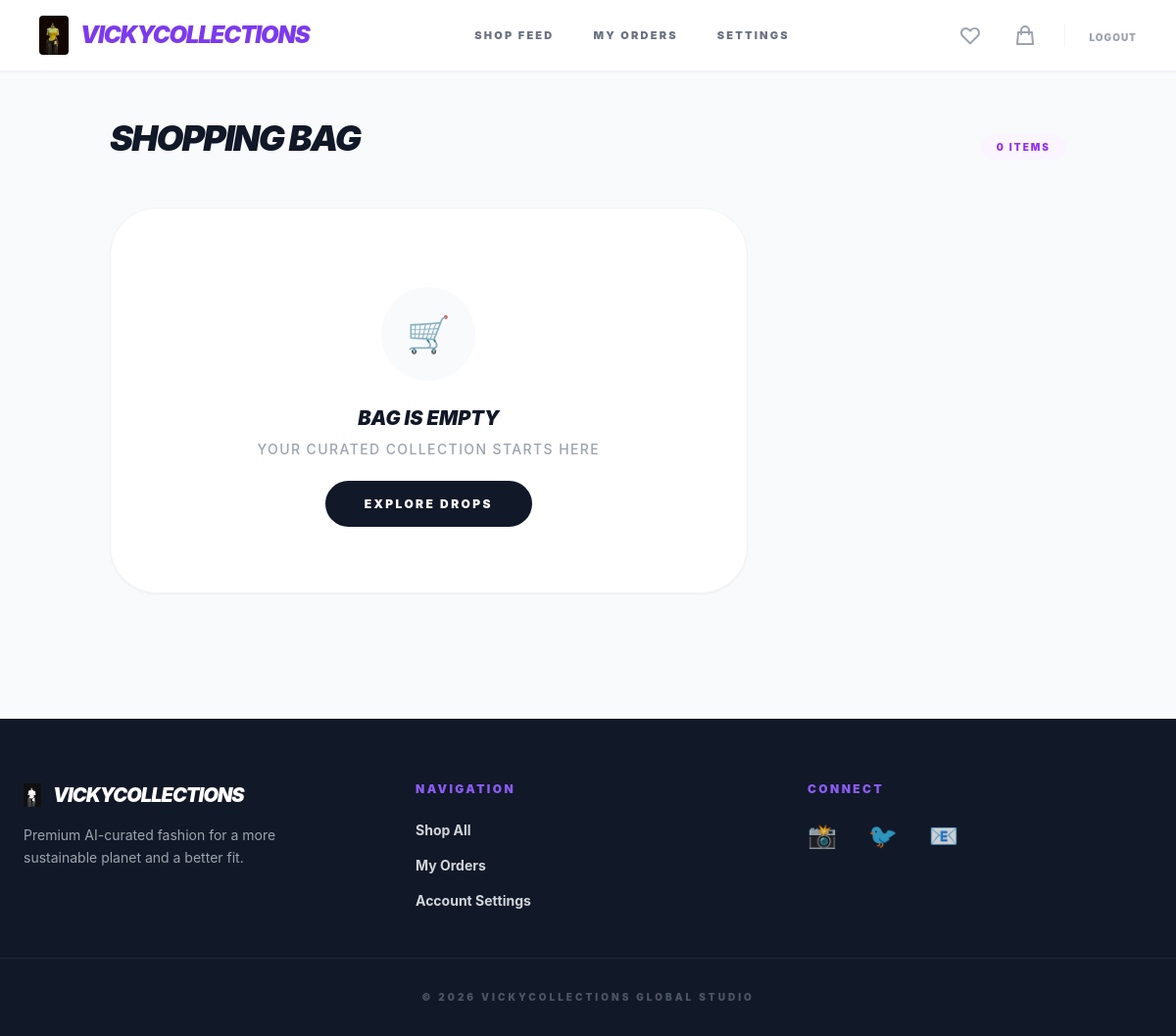
Screenshot of /cart/ (signed in) with the database file from the repository.
### store/models.py (models this page shows, shortened)
class StoreSettings(models.Model):
    store_name = models.CharField(max_length=100, default="ThriftElegance")
    logo = models.ImageField(upload_to='store_assets/', blank=True, null=True)
    class Meta:
        verbose_name_plural = "Store Settings"
    @classmethod
    def load(cls):
        obj, created = cls.objects.get_or_create(pk=1)
        return obj

### store/views.py (the view)
# urls.py: path('cart/', views.cart_view, name='cart'),
@login_required
def cart_view(request):
    cart, created = Cart.objects.get_or_create(user=request.user)
    cart_items = cart.items.all()
    total = cart.total_price
    discount = Decimal('0.00')
    coupon_error = None
    if request.method == 'POST':
        code = request.POST.get('coupon_code')
        if code == 'THRIFT20':
            discount = total * Decimal('0.20')
        else:
            coupon_error = "Invalid Coupon Code"
    context = {
        'cart_items': cart_items,
        'total': total,
        'discount': discount,
        'grand_total': total - discount,
        'coupon_error': coupon_error
    }
    return render(request, 'store/cart.html', context)

### store/context_processors.py (called while the page is built)
def store_info(request):
    return {
        'store': StoreSettings.load()
    }

### store/models.py (called while the page is built)
    @property
    def total_price(self):
        return sum(item.get_total for item in self.items.all())

### templates/store/cart.html (shortened to what this page needs)
{% extends 'base.html' %}
{% block content %}
<div class="max-w-5xl mx-auto py-6 md:py-12 px-4 md:px-6">
    <div class="flex items-baseline justify-between mb-8 md:mb-12">
        <h1 class="text-3xl md:text-4xl font-black text-gray-900 tracking-tighter uppercase italic">Shopping Bag</h1>
        <span class="text-[10px] font-black text-purple-600 uppercase tracking-[0.2em] bg-purple-50 px-4 py-1.5 rounded-full">
            {{ cart_items|length }} Item{{ cart_items|pluralize }}
        </span>
    </div>
    <div class="flex flex-col lg:flex-row gap-10 lg:gap-16">
        <div class="lg:w-2/3 space-y-8">
            {% for item in cart_items %}
            <div class="group flex items-center justify-between border-b border-gray-100 pb-8 gap-4 transition-all hover:border-purple-100">
                <div class="flex items-center space-x-4 md:space-x-6">
                    <div class="relative w-20 h-24 md:w-24 md:h-32 flex-shrink-0 rounded-2xl overflow-hidden shadow-sm border border-gray-50">
                        <img src="{{ item.product.image.url }}" class="w-full h-full object-cover">
                    </div>
                    <div class="min-w-0">
                        <h3 class="font-black text-gray-900 text-base md:text-lg uppercase tracking-tight italic">{{ item.product.name }}</h3>
                        <div class="flex gap-3 mt-1">
                            <span class="text-[10px] font-black text-gray-400 uppercase tracking-widest bg-gray-50 px-2 py-0.5 rounded">Size {{ item.product.size }}</span>
                            <span class="text-[10px] font-black text-purple-400 uppercase tracking-widest bg-purple-50/50 px-2 py-0.5 rounded">{{ item.product.category }}</span>
                        </div>
                        <a href="{% url 'update_cart_quantity' item.id 'decrement' %}?remove=true" class="text-[10px] text-red-400 font-black uppercase tracking-[0.1em] hover:text-red-600 transition block mt-4 underline underline-offset-4">
                            Remove Piece
                        </a>
                    </div>
                </div>
                <div class="flex flex-col md:flex-row items-end md:items-center space-y-4 md:space-y-0 md:space-x-10">
                    <div class="flex items-center bg-gray-50 p-1.5 rounded-2xl border border-gray-100">
                        <a href="{% url 'update_cart_quantity' item.id 'decrement' %}"
                           class="w-8 h-8 flex items-center justify-center bg-white rounded-xl shadow-sm hover:bg-red-50 hover:text-red-500 text-gray-600 transition font-bold">
                            −
                        </a>
                        <span class="px-5 text-sm font-black text-gray-900">
                            {{ item.quantity }}
                        </span>
                        {% if item.quantity < item.product.quantity %}
                        <a href="{% url 'update_cart_quantity' item.id 'increment' %}"
                           class="w-8 h-8 flex items-center justify-center bg-white rounded-xl shadow-sm hover:bg-purple-600 hover:text-white text-gray-600 transition font-bold">
                            +
                        </a>
                        {% else %}
                        <button disabled class="w-8 h-8 flex items-center justify-center bg-gray-100 text-gray-300 rounded-xl cursor-not-allowed font-bold text-[10px]">
                            MAX
                        </button>
                        {% endif %}
                    </div>
                    <div class="text-right min-w-[100px]">
                        <p class="font-black text-gray-900 text-lg md:text-xl tracking-tighter italic">₦{{ item.get_total }}</p>
                    </div>
                </div>
            </div>
            {% empty %}
            <div class="text-center py-20 bg-white rounded-[3rem] border border-gray-100 shadow-sm">
                <div class="w-24 h-24 bg-gray-50 rounded-full flex items-center justify-center mx-auto mb-6 text-4xl">🛒</div>
                <h3 class="text-xl font-black text-gray-900 uppercase italic">Bag is Empty</h3>
                <p class="text-gray-400 mt-2 mb-8 text-sm font-medium uppercase tracking-widest">Your curated collection starts here</p>
                <a href="{% url 'dashboard' %}" class="bg-gray-900 text-white px-10 py-4 rounded-[2rem] font-black text-xs uppercase tracking-[0.2em] hover:bg-purple-600 transition transform hover:-translate-y-1">
                    Explore Drops
                </a>
            </div>
            {% endfor %}
        </div>
    </div>
</div>
{% endblock %}

### templates/base.html (shortened to what this page needs)
<!DOCTYPE html>
<html lang="en">
<head>
    <script src="https://cdn.tailwindcss.com"></script>
</head>
<body class="bg-gray-50 flex flex-col min-h-screen">
    <nav class="bg-white border-b border-brand-50 sticky top-0 z-50 shadow-sm">
        <div class="max-w-7xl mx-auto px-4 md:px-10 py-4 flex justify-between items-center">
            <a href="{% url 'landing' %}" class="flex items-center shrink-0 space-x-3">
                {% if store.logo %}
                    <img src="{{ store.logo.url }}" alt="{{ store.store_name }}" class="h-8 md:h-10 w-auto object-contain rounded">
                {% endif %}
                <span class="text-xl md:text-2xl font-black text-brand-600 tracking-tighter uppercase italic">
                    {{ store.store_name|default:"ThriftElegance" }}
                </span>
            </a>
            <div class="hidden md:flex items-center space-x-10 text-[11px] font-black text-gray-500 uppercase tracking-[0.2em]">
                <a href="{% url 'dashboard' %}" class="hover:text-brand-600 transition">Shop Feed</a>
                <a href="{% url 'order_history' %}" class="hover:text-brand-600 transition">My Orders</a>
                <a href="{% url 'profile_settings' %}" class="hover:text-brand-600 transition">Settings</a>
            </div>
            <div class="flex items-center space-x-3 md:space-x-6">
                {% if user.is_authenticated %}
                    <a href="{% url 'wishlist_view' %}" class="text-gray-400 hover:text-brand-600 transition p-1">
                        <svg xmlns="http://www.w3.org/2000/svg" class="h-6 w-6" fill="none" viewBox="0 0 24 24" stroke="currentColor">
                            <path stroke-linecap="round" stroke-linejoin="round" stroke-width="2" d="M4.318 6.318a4.5 4.5 0 000 6.364L12 20.364l7.682-7.682a4.5 4.5 0 00-6.364-6.364L12 7.636l-1.318-1.318a4.5 4.5 0 00-6.364 0z" />
                        </svg>
                    </a>
                    <a href="{% url 'cart' %}" class="relative text-gray-400 hover:text-brand-600 transition p-1">
                        <svg xmlns="http://www.w3.org/2000/svg" class="h-6 w-6" fill="none" viewBox="0 0 24 24" stroke="currentColor">
                            <path stroke-linecap="round" stroke-linejoin="round" stroke-width="2" d="M16 11V7a4 4 0 00-8 0v4M5 9h14l1 12H4L5 9z" />
                        </svg>
                    </a>
                    <form action="{% url 'logout' %}" method="POST" class="hidden md:block">
                        <button type="submit" class="text-[10px] font-black text-gray-400 hover:text-red-500 uppercase tracking-widest transition">
                            Logout
                        </button>
                    </form>
                {% else %}
                    <a href="{% url 'login' %}" class="font-black text-white bg-brand-600 px-6 py-2 rounded-xl text-xs uppercase tracking-widest shadow-lg shadow-brand-100 hover:bg-brand-700 transition">Login</a>
                {% endif %}
            </div>
        </div>
    </nav>
    <main class="flex-grow">
        {% block content %}
        {% endblock %}
    </main>
    <footer class="bg-gray-900 text-white pt-16 pb-8 mt-20">
        <div class="max-w-7xl mx-auto px-6 grid grid-cols-1 md:grid-cols-3 gap-12 border-b border-gray-800 pb-12">
            <div class="text-center md:text-left">
                <div class="flex items-center justify-center md:justify-start space-x-3 mb-4">
                    {% if store.logo %}
                        <img src="{{ store.logo.url }}" class="h-6 w-auto grayscale brightness-200">
                    {% endif %}
                    <h3 class="font-black italic uppercase tracking-tighter text-xl">{{ store.store_name|default:"ThriftElegance" }}</h3>
                </div>
                <p class="text-gray-400 text-sm leading-relaxed max-w-xs mx-auto md:mx-0">Premium AI-curated fashion for a more sustainable planet and a better fit.</p>
            </div>
            <div class="text-center md:text-left">
                <h4 class="font-black mb-6 text-xs uppercase tracking-[0.2em] text-brand-500">Navigation</h4>
                <ul class="text-gray-300 text-sm space-y-4 font-bold">
                    <li><a href="{% url 'dashboard' %}" class="hover:text-white transition">Shop All</a></li>
                    <li><a href="{% url 'order_history' %}" class="hover:text-white transition">My Orders</a></li>
                    <li><a href="{% url 'profile_settings' %}" class="hover:text-white transition">Account Settings</a></li>
                </ul>
            </div>
            <div class="text-center md:text-left">
                <h4 class="font-black mb-6 text-xs uppercase tracking-[0.2em] text-brand-500">Connect</h4>
                <div class="flex justify-center md:justify-start space-x-8 text-2xl">
                    <a href="#" class="hover:text-brand-500 transition opacity-80 hover:opacity-100">📸</a>
                    <a href="#" class="hover:text-brand-500 transition opacity-80 hover:opacity-100">🐦</a>
                    <a href="#" class="hover:text-brand-500 transition opacity-80 hover:opacity-100">📧</a>
                </div>
            </div>
        </div>
        <p class="text-center text-gray-600 text-[10px] mt-8 font-black uppercase tracking-[0.3em]">
            © 2026 {{ store.store_name|default:"ThriftElegance" }} Global Studio
        </p>
    </footer>
</body>
</html>

### rows the page displays
StoreSettings: logo (picture), store_name "VICKYCOLLECTIONS"

### other values shown
{{ cart_items|length }} "0"
